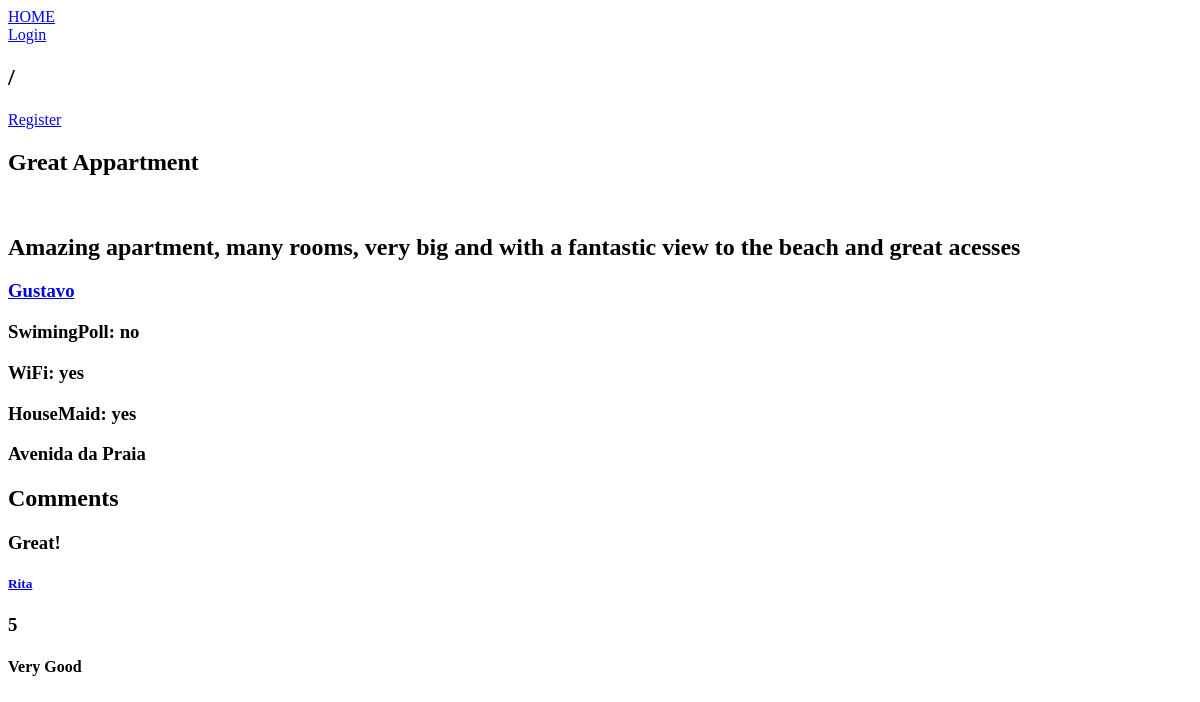
Page /pages/house.php?id=3 on the committed database.
### tables this page shows
CREATE TABLE Place(
    placeID integer PRIMARY KEY,
    title text NOT NULL,
    placeDescription text NOT NULL,
    placeAddress text NOT NULL,
    area real NOT NULL CHECK(area > 0),
    maxGuests INTEGER NOT NULL,
    swimmingPool INTEGER DEFAULT 0,
    wiFi INTEGER DEFAULT 0,
    houseMaid INTEGER DEFAULT 0,
    numberOfBedrooms INTEGER,
    placeOwner integer NOT NULL REFERENCES User
);

CREATE TABLE User(
    userID integer PRIMARY KEY,
    userName text NOT NULL,
    email text NOT NULL,
    passHash text NOT NULL,
    age date NOT NULL,
    phoneNumber text NOT NULL CHECK(length(phoneNumber) = 9)
);

CREATE TABLE Comment(
    commentID integer PRIMARY KEY,
    placeID integer NOT NULL REFERENCES Place,
    writer integer NOT NULL REFERENCES User,
    classification integer NOT NULL CHECK (classification >= 1 AND classification <= 5),
    title text NOT NULL,
    comment text NOT NULL
);

### actions/user_info.php (called while the page is built, shortened)
<?php
    function getUserInfo($userId){
        $db = Database::instance()->db();
        $stmt = $db->prepare('Select * from User
                              where User.userId = :userId
                                ');
        $stmt->bindParam(':userId', $userId);
        $stmt->execute();
        $user = $stmt->fetch();
        if($user !== false){
            return $user;
        }
        else{
            echo "PAGE NOT FOUND";
        }
    }
        ?>

### actions/get_place_info.php (the view, shortened to what this page needs)
<?php
function getPlace($place_id)
{
    $db = Database::instance()->db();
    $stmt = $db->prepare('Select * from Place
                            JOIN User
                            where user.userid = place.placeOwner
                            and placeid = :place_id');
    $stmt->bindParam(':place_id', $place_id);
    $stmt->execute();
    $place = $stmt->fetch();
    if ($place !== false) {
        return $place;
    } else
        return null;
}
function drawPlaceTitle($place)
{
    ?>
    <h2> <?= $place['title'] ?> </h2>
<?php
}
function drawPlaceDescription($place)
{
    ?>
    <h2> <?= $place['placeDescription'] ?> </h2>
<?php
}
function drawUser($place)
{
    ?>
    <a href="./user.php?id= <?= $place['placeOwner'] ?> ">
        <h3> <?= $place['userName'] ?> </h3>
    </a>
<?php
}
function drawPlaceAmenities($place)
{
    if ($place['swimmingPool'] == 1) {
    ?>
        <h3> SwimingPoll: yes </h3>
    <?php
    } else {
    ?>
        <h3> SwimingPoll: no </h3>
    <?php
    }
    if ($place['wiFi'] == 1) {
    ?>
        <h3> WiFi: yes </h3>
    <?php
    } else {
    ?>
        <h3> Wifi: no </h3>
    <?php
    }
    if ($place['houseMaid'] == 1) {
    ?>
        <h3> HouseMaid: yes </h3>
    <?php
    } else {
    ?>
        <h3> HouseMaid: no </h3>
    <?php
    }
    ?>
    <h3> <?= $place['placeAddress'] ?> </h1>
    <?php
}
        ?>

### templates/comments.php (shortened to what this page needs)
<?php
    include_once ('../actions/user_info.php');
    ?>
    <?php
    function drawComments($placeId){
        $comments = getComments($placeId);
        displayComments($comments);
    }
    function getComments($placeId){
        $db = Database::instance()->db();
        $stmt = $db->prepare('Select * from Comment where placeId = :placeId');
        $stmt->bindParam(':placeId' , $placeId);
        $stmt->execute();
        $comments = $stmt->fetchAll();
        return $comments;
    }
    function displayComments($comments){
        ?>
            <div id='Comments'>
            <h2>Comments </h2>
            <?php
        foreach($comments as $comment){
            $userName = getUserInfo($comment['writer'])['userName'];
        ?>
            <div id='Comment'>
                <h3> <?= $comment['title'] ?>  </h3>
                <a href="./user.php?id= <?= $comment['writer'] ?> ">
                    <h5> <?= $userName ?> </h5>
                </a>
                <h3> <?= $comment['classification'] ?>  </h3>
                <h4> <?= $comment['comment'] ?>  </h4>
            </div>
        <?php
        }
        ?>
            </div>
        <?php
    }
?>

### rows in the picture
place: title "Great Appartment", placeDescription "Amazing apartment, many rooms, very big and with a fantastic view to the beach and great acesses", placeOwner.userName "Gustavo", placeAddress "Avenida da Praia"
comment: title "Great!", writer.userName "Rita", classification "5", comment "Very Good"
